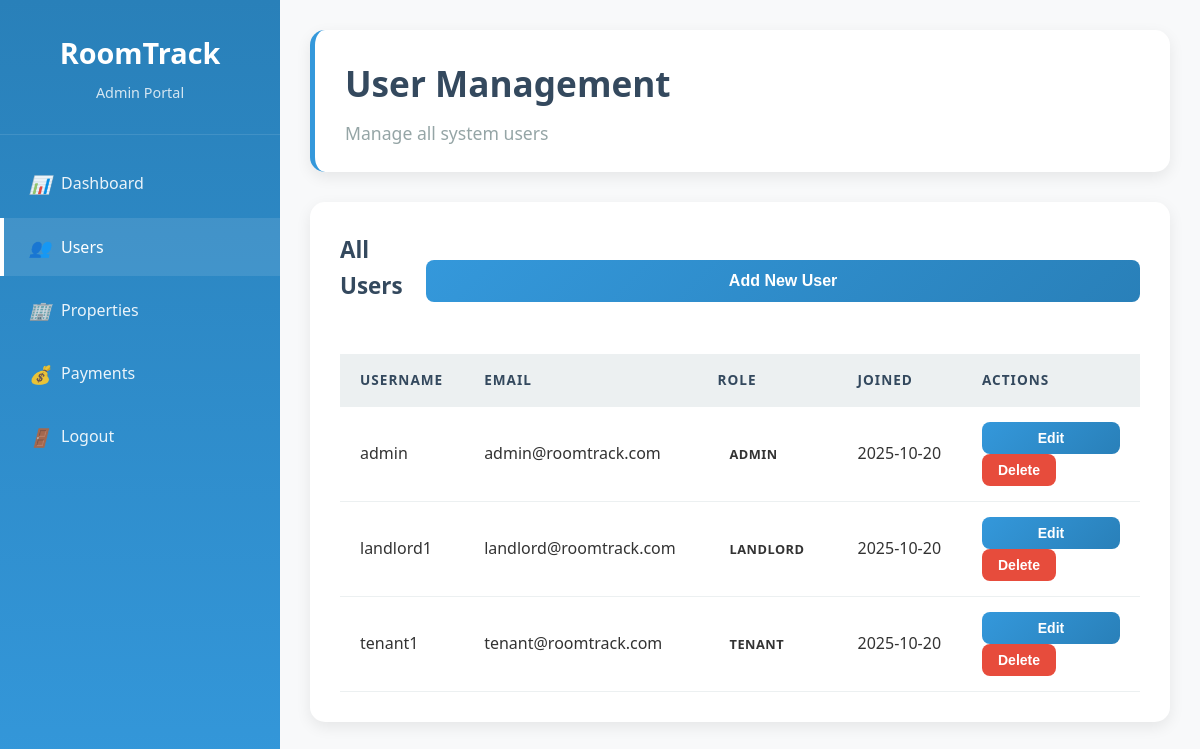
The app's page /admin/users (signed in) with its own data.
### models.py (models this page shows)
class User(UserMixin, db.Model):
    id = db.Column(db.Integer, primary_key=True)
    username = db.Column(db.String(80), unique=True, nullable=False)
    email = db.Column(db.String(120), unique=True, nullable=False)
    password = db.Column(db.String(200), nullable=False)
    role = db.Column(db.String(20), nullable=False)  # admin, landlord, tenant
    full_name = db.Column(db.String(200))
    id_number = db.Column(db.String(50))
    passport_number = db.Column(db.String(50))
    phone = db.Column(db.String(20))
    created_at = db.Column(db.DateTime, default=datetime.utcnow)
    landlord_properties = db.relationship('Property', backref='landlord', lazy=True)
    tenant_leases = db.relationship('Lease', backref='tenant', lazy=True, foreign_keys='Lease.tenant_id')
    maintenance_requests = db.relationship('MaintenanceRequest', backref='tenant', lazy=True)

### app.py (the view)
@app.route('/admin/users')
@login_required
def admin_users():
    if current_user.role != 'admin':
        return redirect(url_for('index'))
    users = User.query.all()
    return render_template('admin/users.html', users=users)

### app.py (called while the page is built)
@login_manager.user_loader
def load_user(user_id):
    return User.query.get(int(user_id))

### templates/admin/users.html (shortened to what this page needs)
<!DOCTYPE html>
<html lang="en">
<head>
    <link rel="stylesheet" href="{{ url_for('static', filename='css/style.css') }}">
</head>
<body>
    <div class="dashboard">
        <div class="sidebar">
            <div class="sidebar-header">
                <h2>RoomTrack</h2>
                <p>Admin Portal</p>
            </div>
            <ul class="sidebar-nav">
                <li><a href="{{ url_for('admin_dashboard') }}"><i>📊</i> Dashboard</a></li>
                <li><a href="#" class="active"><i>👥</i> Users</a></li>
                <li><a href="#"><i>🏢</i> Properties</a></li>
                <li><a href="#"><i>💰</i> Payments</a></li>
                <li><a href="{{ url_for('logout') }}"><i>🚪</i> Logout</a></li>
            </ul>
        </div>
        <div class="main-content">
            <div class="header">
                <h1>User Management</h1>
                <p>Manage all system users</p>
            </div>
            <div class="table-container">
                <div style="display: flex; justify-content: between; align-items: center; margin-bottom: 25px;">
                    <h3>All Users</h3>
                    <button class="btn btn-primary" onclick="openCreateUserModal()">Add New User</button>
                </div>
                <table>
                    <thead>
                        <tr>
                            <th>Username</th>
                            <th>Email</th>
                            <th>Role</th>
                            <th>Joined</th>
                            <th>Actions</th>
                        </tr>
                    </thead>
                    <tbody>
                        {% for user in users %}
                        <tr>
                            <td>{{ user.username }}</td>
                            <td>{{ user.email }}</td>
                            <td>
                                <span class="status-badge status-{{ user.role }}">
                                    {{ user.role }}
                                </span>
                            </td>
                            <td>{{ user.created_at.strftime('%Y-%m-%d') }}</td>
                            <td>
                                <button class="btn btn-sm btn-primary">Edit</button>
                                <button class="btn btn-sm btn-danger">Delete</button>
                            </td>
                        </tr>
                        {% endfor %}
                    </tbody>
                </table>
            </div>
        </div>
    </div>
</body>
</html>

### static/css/style.css (style rules this page uses)
:root { --primary-blue: #3498db; --dark-blue: #2980b9; --light-blue: #ecf0f1; --white: #ffffff; --gray: #95a5a6; --dark-gray: #34495e; --success: #27ae60; --warning: #f39c12; --danger: #e74c3c; --light-gray: #f8f9fa; }
* { margin: 0; padding: 0; box-sizing: border-box; }
body { font-family: 'Segoe UI', Tahoma, Geneva, Verdana, sans-serif; background-color: var(--light-gray); color: #333; line-height: 1.6; }
.btn { padding: 12px 30px; border: none; border-radius: 8px; font-size: 16px; font-weight: 600; cursor: pointer; transition: all 0.3s ease; text-decoration: none; display: inline-flex; align-items: center; justify-content: center; gap: 8px; }
.btn-primary { background: linear-gradient(135deg, var(--primary-blue), var(--dark-blue)); color: var(--white); width: 100%; }
.btn-danger { background-color: var(--danger); color: var(--white); }
.btn-sm { padding: 8px 16px; font-size: 14px; }
.dashboard { display: flex; min-height: 100vh; }
.sidebar { width: 280px; background: linear-gradient(180deg, var(--dark-blue), var(--primary-blue)); color: var(--white); padding: 0; position: fixed; height: 100vh; overflow-y: auto; }
.sidebar-header { padding: 30px 25px; border-bottom: 1px solid rgba(255,255,255,0.1); text-align: center; }
.sidebar-header h2 { color: var(--white); margin-bottom: 5px; font-size: 1.8em; }
.sidebar-header p { color: rgba(255,255,255,0.8); font-size: 0.9em; }
.sidebar-nav { list-style: none; margin-top: 20px; }
.sidebar-nav li { margin-bottom: 5px; }
.sidebar-nav a { display: flex; align-items: center; padding: 15px 25px; color: rgba(255,255,255,0.9); text-decoration: none; transition: all 0.3s ease; border-left: 4px solid transparent; }
.sidebar-nav a:hover, .sidebar-nav a.active { background: rgba(255,255,255,0.1); color: var(--white); border-left-color: var(--white); }
.sidebar-nav i { margin-right: 12px; width: 20px; text-align: center; font-size: 1.1em; }
.main-content { flex: 1; margin-left: 280px; padding: 30px; background-color: var(--light-gray); min-height: 100vh; }
.header { background: var(--white); padding: 25px 30px; border-radius: 15px; box-shadow: 0 5px 15px rgba(0,0,0,0.08); margin-bottom: 30px; border-left: 5px solid var(--primary-blue); }
.header h1 { color: var(--dark-gray); margin-bottom: 8px; font-size: 2.2em; }
.header p { color: var(--gray); font-size: 1.1em; }
.table-container { background: var(--white); padding: 30px; border-radius: 15px; box-shadow: 0 5px 15px rgba(0,0,0,0.08); overflow: hidden; }
.table-container h3 { color: var(--dark-gray); margin-bottom: 25px; font-size: 1.4em; }
table { width: 100%; border-collapse: collapse; margin-top: 10px; }
th, td { padding: 15px 20px; text-align: left; border-bottom: 1px solid var(--light-blue); }
th { background-color: var(--light-blue); color: var(--dark-gray); font-weight: 600; text-transform: uppercase; font-size: 0.85em; letter-spacing: 1px; }
.status-badge { padding: 6px 12px; border-radius: 20px; font-size: 0.8em; font-weight: 600; text-transform: uppercase; letter-spacing: 0.5px; }

### records on screen
User: username "admin", email "admin@roomtrack.com", role "ADMIN", created_at "2025-10-20"
User: username "landlord1", email "landlord@roomtrack.com", role "LANDLORD", created_at "2025-10-20"
User: username "tenant1", email "tenant@roomtrack.com", role "TENANT", created_at "2025-10-20"
